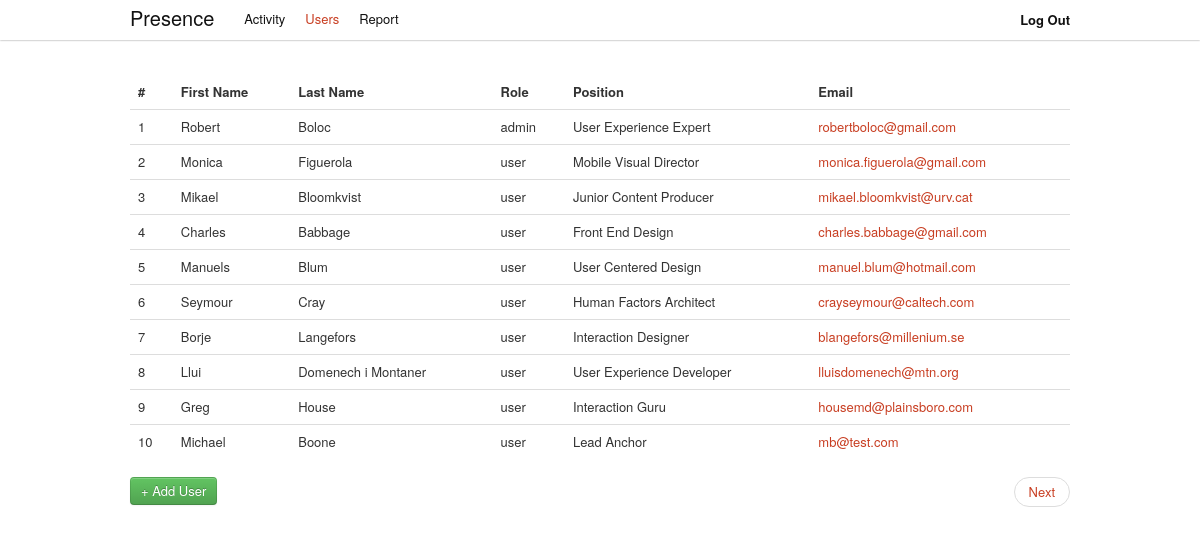
The page /admin/users (signed in) on the database its author committed.
### tables this page shows
CREATE TABLE IF NOT EXISTS `presence_users` (
  `id` int(11) NOT NULL AUTO_INCREMENT,
  `email` varchar(150) NOT NULL,
  `password` varchar(50) NOT NULL,
  `role` varchar(20) NOT NULL,
  `firstname` varchar(200) NOT NULL,
  `lastname` varchar(300) NOT NULL,
  `position` varchar(200) NOT NULL,
  `UUID` varchar(36) NOT NULL,
  `mac` char(17) NOT NULL,
  PRIMARY KEY (`id`)
);

### public/index.php (called while the page is built, shortened)
<?php
require_once (ROOT . '/config/config.php');
$url = isset($_GET['url']) ? $_GET['url'] : null;
$role = isset($_SESSION['role']) ? $_SESSION['role'] : null;
if ($url == null && $role == null) {
    $controller = "AuthController";
    $action = "asklogin";
    $url_params = array();
} else if ($url == null && isset($role)) {
    $controller = ucfirst($role) . 'Controller';
    $action = 'activity';
    $url_params = array();
} else {
    $url_params = explode('/', $url);
    $controller = ucfirst(array_shift($url_params));
    $action = $url_params[0] == null ? 'activity' : array_shift($url_params);
}
isset($url_params[1])
    ? $extra_action = $url_params[1]
    : $extra_action = null;
$extra_params = $_POST;
new $controller($action, array_merge($url_params, $extra_params), $extra_action);

### lib/DB.php (called while the page is built, shortened)
<?php
class DB {
    private static $_instance;
    private static function getInstance(){
        if(self::$_instance == null){
            self::$_instance = new $class();
        }
        return self::$_instance;
    }
    public static function setUp($params){
        $db = self::getInstance();
        $db->_connection = new PDO("mysql:host=" . $params->dbhost . ";
                                    dbname=" . $params->dbname,
                                               $params->dbuser,
                                               $params->dbpassword);
    }
    public static function getDB(){
        $db = self::getInstance();
        return $db->_connection;
    }
	static function getAllRecords($sql, array $params = null){
		$st = self::getDB()->prepare($sql);
        $st->execute($params);
        return $st->fetchAll(PDO::FETCH_OBJ);
	}
}

### config/config.php (called while the page is built, shortened)
<?php
$CONFIG = new stdClass();
$CONFIG->wwwroot = 'https://localhost/presence-manager';
$CONFIG->dbhost = 'localhost';
$CONFIG->dbname = 'presence';
$CONFIG->dbuser = 'root';
$CONFIG->dbpassword = '';

### app/models/UserModel.php (called while the page is built, shortened)
<?php
class UserModel extends Model {
    public static function find_page($page){
        $limit = 10;
		$sql = "SELECT *
				FROM " . self::table() . "
                LIMIT ".$limit." OFFSET ".($limit*$page);
		return DB::getAllRecords($sql);
    }
}

### app/controllers/AdminController.php (called while the page is built, shortened)
<?php
class AdminController extends Controller {
    public function __construct($action, $params, $extra_action = null) {
        global $CONFIG;
        isset($extra_action) ? $action = $action . '_' . $extra_action : null;
        if ($this->check_role('admin') && method_exists($this, $action)) {
            $this->$action($params);
        } else {
            RoutingHelper::redirect($CONFIG->wwwroot . '/error/notfound');
        }
    }
    public function users($params) {
        $page = isset($params[0]) ? $params[0] : 0;
        $this->_view = new AdminUsersView(UserModel::find_page($page), $page);
    }
}

### app/model.class.php (called while the page is built, shortened)
<?php
abstract class Model{
    protected static function table(){
        $prefix = 'presence_';
        $caller = get_called_class();
        $class = lcfirst(substr($caller, 0, -5));
        return $prefix.self::pluralise($class);
    }
    private static function pluralise($word){
        $exceptions = array();
        $exceptions['activity'] = 'activity';
        empty($exceptions[$word])
            ? $plural = $word.'s'
            : $plural = $exceptions[$word];
        return $plural;
    }
}

### lang/en.php (called while the page is built, shortened)
<?php
$STRINGS = null;
$STRINGS['brand'] = 'Presence';
$STRINGS['login'] = 'Login';
$STRINGS['help'] = 'Help';
$STRINGS['activity'] = 'Activity';
$STRINGS['users'] = 'Users';
$STRINGS['report'] = 'Report';
$STRINGS['user'] = 'User';
$STRINGS['logout'] = 'Log Out';
$STRINGS['home'] = 'Home';
$STRINGS['404'] = '404';
$STRINGS['details'] = 'Details';
$STRINGS['summary'] = 'Summary';
$STRINGS['account'] = 'Account';
$STRINGS['starttime'] = 'Start Time';
$STRINGS['startdate'] = 'Start Date';
$STRINGS['endtime'] = 'End Time';
$STRINGS['enddate'] = 'End Date';
$STRINGS['action'] = 'Action';
$STRINGS['time'] = 'Time';
$STRINGS['date'] = 'Date';
$STRINGS['firstname'] = 'First Name';
$STRINGS['lastname'] = 'Last Name';
$STRINGS['email'] = 'Email';
$STRINGS['issued'] = 'Issued';
$STRINGS['period'] = 'Period';
$STRINGS['intervals'] = 'Intervals';
$STRINGS['interval'] = 'Interval';
$STRINGS['incidences'] = 'Incidences';
$STRINGS['total'] = 'Total';
$STRINGS['password'] = 'Password';
$STRINGS['position'] = 'Position';
$STRINGS['role'] = 'Role';
$STRINGS['update'] = 'Update';
$STRINGS['week'] = 'Week';
$STRINGS['month'] = 'Month';
$STRINGS['year'] = 'Year';
$STRINGS['type'] = 'Type';
$STRINGS['message'] = 'Message';
$STRINGS['previous'] = 'Previous';
$STRINGS['next'] = 'Next';
$STRINGS['user:update:success'] = 'User details updated successfully!';
$STRINGS['user:update:failed'] = 'User details update falied!';
$STRINGS['user:delete:success'] = 'User deleted successfully!';
$STRINGS['user:delete:failed'] = 'User deleition falied!';
$STRINGS['user:create:success'] = 'The new user has been created!';
$STRINGS['user:create:failed'] = 'Error creating new user!';
$STRINGS['user:create:duplicate'] = 'This user already exists!';
$STRINGS['admin:no:activities'] = 'No more activity!';
$STRINGS['add:user'] = 'Add User';
$STRINGS['create:user'] = 'Create User';
$STRINGS['build:report'] = 'Build Report';
$STRINGS['event:success'] = 'Success!';
$STRINGS['event:error'] = 'Error!';
$STRINGS['event:checkin'] = 'Check-In';
$STRINGS['event:checkout'] = 'Check-Out';
$STRINGS['event:incidence'] = 'Incidence';
$STRINGS['event:noactivity'] = 'No Activity!';
$STRINGS['event:noactivity:message'] = 'No more user activity';
$STRINGS['event:noactivityinterval:message'] = 'There is no user activity in the selected interval';

### app/views/admin/AdminUsersView.php (the view, shortened to what this page needs)
<?php
class AdminUsersView extends View {
    private $_users;
    private $_page;
    public function __construct($users, $page = 0, $alert = null) {
        $this->_users = $users;
        $this->_page = $page;
    }
    public function content() {
        global $CONFIG, $STRINGS;
        $users_table_content = '';
        $this->_page + 1 < UserModel::pages()
            ? $next = true
            : $next = false;
        foreach ($this->_users as $user) {
            $users_table_content .= '
				<tr>
					<td>' . $user->id . '</td>
					<td>' . utf8_encode($user->firstname) . '</td>
					<td>' . utf8_encode($user->lastname) . '</td>
                    <td>' . $user->role . '</td>
                    <td>' . $user->position . '</td>
					<td><a href="'.$CONFIG->wwwroot.'/admin/users/'.$user->id.'/details">' . $user->email . '</a></td>
				 </tr>
				';
        }
        return '
        <section id="users">
         <table class="table">
                <thead>
                    <tr>
                        <th>#</th>
                        <th>'.$STRINGS['firstname'] .'</th>
                        <th>'.$STRINGS['lastname'] .'</th>
                        <th>'.$STRINGS['role'] .'</th>
                        <th>'.$STRINGS['position'] .'</th>
                        <th>'.$STRINGS['email'] .'</th>
                    </tr>
                </thead>
                <tbody>
                    '.$users_table_content.'
                </tbody>
            </table>
		    <form action="' . $CONFIG->wwwroot . '/admin/users/new/add" method="post">
				<button class="btn btn-success ">+ '.$STRINGS['add:user'].'</button>
                '.MenuHelper::get_pagination_links($CONFIG->wwwroot.'/admin/users/', $this->_page, $next).'
			</form>
        </section>';
    }
}

### public/css/presence.css (style rules this page uses)
html { overflow-y:scroll; }
html a { color: #C83E22; }
body { padding-top:75px; }

### rows shown on the page
presence_users: id "1", firstname "Robert", lastname "Boloc", role "admin", position "User Experience Expert", email "robertboloc@gmail.com"
presence_users: id "2", firstname "Monica", lastname "Figuerola", role "user", position "Mobile Visual Director", email "monica.figuerola@gmail.com"
presence_users: id "3", firstname "Mikael", lastname "Bloomkvist", role "user", position "Junior Content Producer", email "mikael.bloomkvist@urv.cat"
presence_users: id "4", firstname "Charles", lastname "Babbage", role "user", position "Front End Design", email "charles.babbage@gmail.com"
presence_users: id "5", firstname "Manuels", lastname "Blum", role "user", position "User Centered Design", email "manuel.blum@hotmail.com"
presence_users: id "6", firstname "Seymour", lastname "Cray", role "user", position "Human Factors Architect", email "crayseymour@caltech.com"
presence_users: id "7", firstname "Borje", lastname "Langefors", role "user", position "Interaction Designer", email "blangefors@millenium.se"
presence_users: id "8", firstname "Llui", lastname "Domenech i Montaner", role "user", position "User Experience Developer", email "lluisdomenech@mtn.org"
presence_users: id "9", firstname "Greg", lastname "House", role "user", position "Interaction Guru", email "housemd@plainsboro.com"
presence_users: id "10", firstname "Michael", lastname "Boone", role "user", position "Lead Anchor", email "mb@test.com"

### other values the page prints
$STRINGS['brand'] "Presence"
$STRINGS['activity'] "Activity"
$STRINGS['users'] "Users"
$STRINGS['report'] "Report"
$STRINGS['logout'] "Log Out"
$STRINGS['firstname'] "First Name"
$STRINGS['lastname'] "Last Name"
$STRINGS['role'] "Role"
$STRINGS['position'] "Position"
$STRINGS['email'] "Email"
$STRINGS['add:user'] "Add User"
$STRINGS['next'] "Next"
